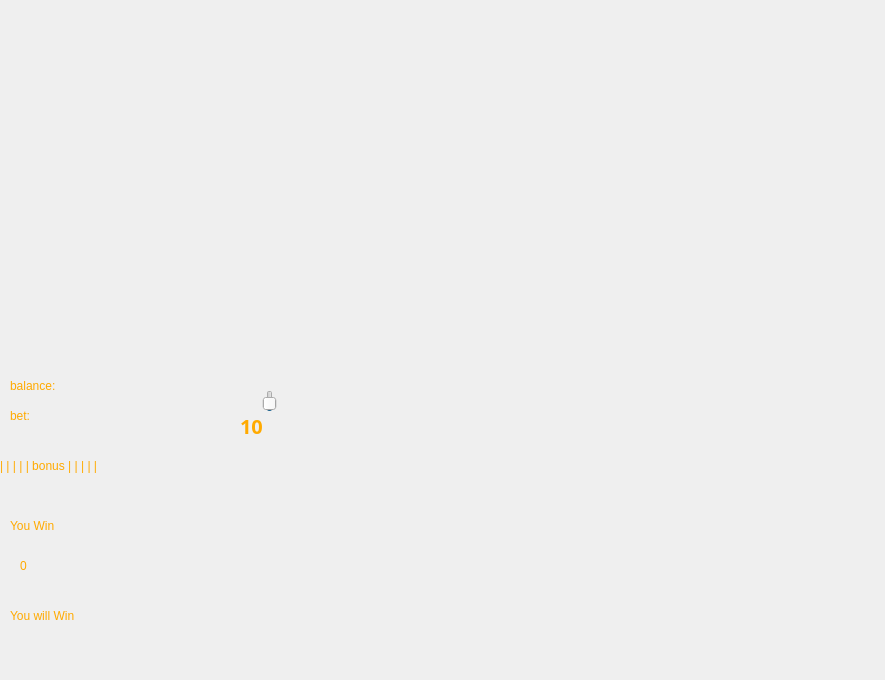
<?xml version="1.0" encoding="UTF-8"?>
<ui version="4.0">
 <class>slotsgame</class>
 <widget class="QDialog" name="slotsgame">
  <property name="geometry">
   <rect>
    <x>0</x>
    <y>0</y>
    <width>885</width>
    <height>680</height>
   </rect>
  </property>
  <property name="windowTitle">
   <string>MainWindow</string>
  </property>
  <widget class="QWidget" name="centralwidget" native="true">
   <property name="geometry">
    <rect>
     <x>0</x>
     <y>0</y>
     <width>760</width>
     <height>660</height>
    </rect>
   </property>
   <widget class="QFrame" name="slotW_2">
    <property name="geometry">
     <rect>
      <x>570</x>
      <y>-70</y>
      <width>100</width>
      <height>1000</height>
     </rect>
    </property>
    <property name="styleSheet">
     <string notr="true">image: url(:/images/hover/slot.png);</string>
    </property>
   </widget>
   <widget class="QFrame" name="slotW_3">
    <property name="geometry">
     <rect>
      <x>670</x>
      <y>-270</y>
      <width>100</width>
      <height>1000</height>
     </rect>
    </property>
    <property name="styleSheet">
     <string notr="true">image: url(:/images/hover/slot.png);</string>
    </property>
   </widget>
   <widget class="QWidget" name="widget" native="true">
    <property name="geometry">
     <rect>
      <x>-10</x>
      <y>120</y>
      <width>321</width>
      <height>241</height>
     </rect>
    </property>
    <property name="palette">
     <palette>
      <active/>
      <inactive/>
      <disabled/>
     </palette>
    </property>
    <property name="autoFillBackground">
     <bool>false</bool>
    </property>
    <property name="styleSheet">
     <string notr="true">image:url(:/images/hover/background.png)</string>
    </property>
   </widget>
   <widget class="QPushButton" name="pushButton">
    <property name="enabled">
     <bool>true</bool>
    </property>
    <property name="geometry">
     <rect>
      <x>20</x>
      <y>-10</y>
      <width>291</width>
      <height>111</height>
     </rect>
    </property>
    <property name="font">
     <font>
      <family>Gill Sans MT</family>
     </font>
    </property>
    <property name="autoFillBackground">
     <bool>false</bool>
    </property>
    <property name="styleSheet">
     <string notr="true">QPushButton {
background-color: transparent;
image: url(:/images/hover/button.png);
}
QPushButton:pressed {
background-color: transparent;
color: white;   
border: 2px solid transparent;
}
QPushButton:hover{
background-color: transparent;
image: url(:/images/hover/button.png);
}
</string>
    </property>
    <property name="text">
     <string notr="true"/>
    </property>
    <property name="iconSize">
     <size>
      <width>267</width>
      <height>200</height>
     </size>
    </property>
    <property name="autoExclusive">
     <bool>false</bool>
    </property>
    <property name="autoDefault">
     <bool>true</bool>
    </property>
    <property name="default">
     <bool>true</bool>
    </property>
    <property name="flat">
     <bool>true</bool>
    </property>
   </widget>
   <widget class="QFrame" name="slotW">
    <property name="geometry">
     <rect>
      <x>470</x>
      <y>-70</y>
      <width>100</width>
      <height>1000</height>
     </rect>
    </property>
    <property name="styleSheet">
     <string notr="true">image: url(:/images/hover/slot.png);</string>
    </property>
   </widget>
   <widget class="QLabel" name="balance">
    <property name="geometry">
     <rect>
      <x>10</x>
      <y>360</y>
      <width>401</width>
      <height>51</height>
     </rect>
    </property>
    <property name="styleSheet">
     <string notr="true">font: 700 20pt &quot;Magneto&quot;;
color: rgb(255, 170, 0);</string>
    </property>
    <property name="text">
     <string>balance:</string>
    </property>
    <property name="textFormat">
     <enum>Qt::PlainText</enum>
    </property>
    <property name="scaledContents">
     <bool>false</bool>
    </property>
   </widget>
   <widget class="QLabel" name="bet">
    <property name="geometry">
     <rect>
      <x>10</x>
      <y>390</y>
      <width>401</width>
      <height>51</height>
     </rect>
    </property>
    <property name="styleSheet">
     <string notr="true">font: 700 20pt &quot;Magneto&quot;;
color: rgb(255, 170, 0);</string>
    </property>
    <property name="text">
     <string>bet:</string>
    </property>
    <property name="textFormat">
     <enum>Qt::PlainText</enum>
    </property>
    <property name="scaledContents">
     <bool>false</bool>
    </property>
   </widget>
   <widget class="QLabel" name="bonus">
    <property name="geometry">
     <rect>
      <x>0</x>
      <y>420</y>
      <width>371</width>
      <height>91</height>
     </rect>
    </property>
    <property name="styleSheet">
     <string notr="true">font: 700 25pt &quot;Magneto&quot;;
color: rgb(255, 170, 0);</string>
    </property>
    <property name="text">
     <string>| | | | | bonus | | | | |</string>
    </property>
    <property name="textFormat">
     <enum>Qt::PlainText</enum>
    </property>
    <property name="scaledContents">
     <bool>false</bool>
    </property>
   </widget>
   <widget class="QLabel" name="youWin">
    <property name="geometry">
     <rect>
      <x>10</x>
      <y>490</y>
      <width>231</width>
      <height>71</height>
     </rect>
    </property>
    <property name="styleSheet">
     <string notr="true">font: 700 30pt &quot;Magneto&quot;;
color: rgb(255, 170, 0);</string>
    </property>
    <property name="text">
     <string>You Win</string>
    </property>
    <property name="textFormat">
     <enum>Qt::PlainText</enum>
    </property>
    <property name="scaledContents">
     <bool>false</bool>
    </property>
   </widget>
   <widget class="QSlider" name="horizontalSlider">
    <property name="geometry">
     <rect>
      <x>190</x>
      <y>390</y>
      <width>160</width>
      <height>22</height>
     </rect>
    </property>
    <property name="minimum">
     <number>0</number>
    </property>
    <property name="maximum">
     <number>100</number>
    </property>
    <property name="singleStep">
     <number>10</number>
    </property>
    <property name="value">
     <number>10</number>
    </property>
    <property name="sliderPosition">
     <number>10</number>
    </property>
    <property name="invertedAppearance">
     <bool>false</bool>
    </property>
    <property name="invertedControls">
     <bool>false</bool>
    </property>
   </widget>
   <widget class="QLabel" name="betValue">
    <property name="geometry">
     <rect>
      <x>240</x>
      <y>400</y>
      <width>71</width>
      <height>51</height>
     </rect>
    </property>
    <property name="font">
     <font>
      <family>Magneto</family>
      <pointsize>15</pointsize>
      <weight>87</weight>
      <italic>false</italic>
      <bold>true</bold>
     </font>
    </property>
    <property name="styleSheet">
     <string notr="true">font: 700 15pt &quot;Magneto&quot;;
color: rgb(255, 170, 0);</string>
    </property>
    <property name="text">
     <string>10</string>
    </property>
    <property name="textFormat">
     <enum>Qt::PlainText</enum>
    </property>
    <property name="scaledContents">
     <bool>false</bool>
    </property>
   </widget>
   <widget class="QLabel" name="balanceValue">
    <property name="geometry">
     <rect>
      <x>20</x>
      <y>540</y>
      <width>21</width>
      <height>51</height>
     </rect>
    </property>
    <property name="styleSheet">
     <string notr="true">font: 700 15pt &quot;Magneto&quot;;
color: rgb(255, 170, 0);</string>
    </property>
    <property name="text">
     <string>0</string>
    </property>
    <property name="textFormat">
     <enum>Qt::PlainText</enum>
    </property>
    <property name="scaledContents">
     <bool>false</bool>
    </property>
   </widget>
   <widget class="QLabel" name="youWin_2">
    <property name="geometry">
     <rect>
      <x>10</x>
      <y>580</y>
      <width>351</width>
      <height>71</height>
     </rect>
    </property>
    <property name="styleSheet">
     <string notr="true">font: 700 30pt &quot;Magneto&quot;;
color: rgb(255, 170, 0);</string>
    </property>
    <property name="text">
     <string>You will Win</string>
    </property>
    <property name="textFormat">
     <enum>Qt::PlainText</enum>
    </property>
    <property name="scaledContents">
     <bool>false</bool>
    </property>
   </widget>
   <zorder>slotW</zorder>
   <zorder>slotW_2</zorder>
   <zorder>slotW_3</zorder>
   <zorder>widget</zorder>
   <zorder>pushButton</zorder>
   <zorder>balance</zorder>
   <zorder>bet</zorder>
   <zorder>bonus</zorder>
   <zorder>youWin</zorder>
   <zorder>horizontalSlider</zorder>
   <zorder>betValue</zorder>
   <zorder>balanceValue</zorder>
   <zorder>youWin_2</zorder>
  </widget>
 </widget>
 <resources/>
 <connections/>
</ui>
